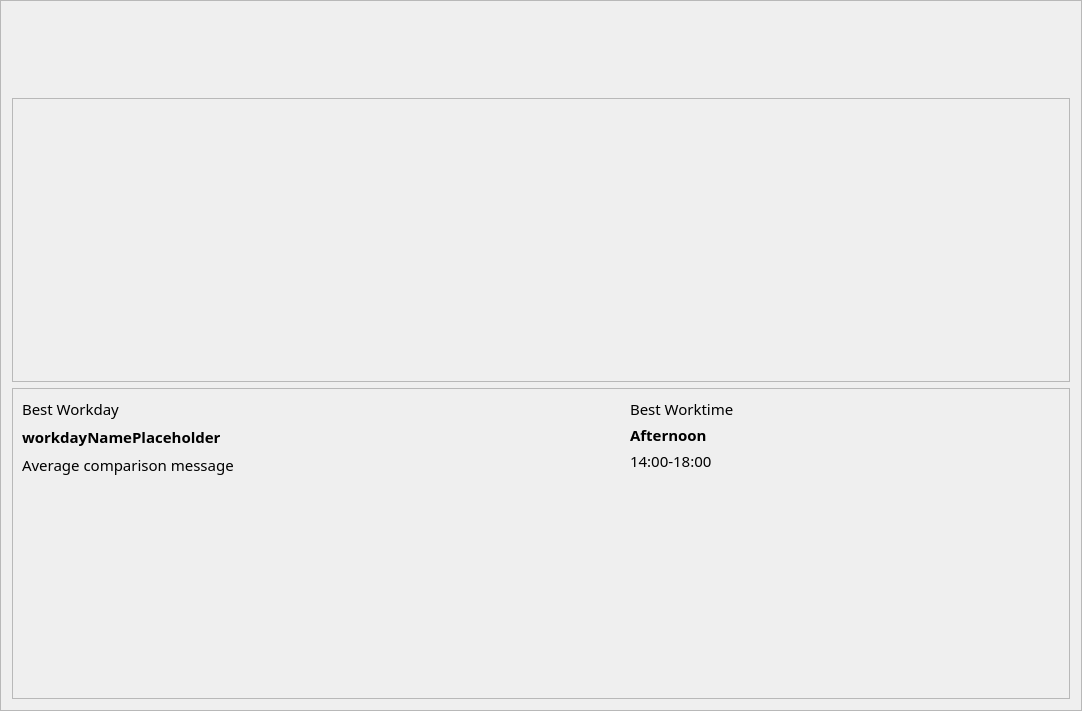
<?xml version="1.0" encoding="UTF-8"?>
<ui version="4.0">
 <class>StatisticsWidget</class>
 <widget class="QFrame" name="StatisticsWidget">
  <property name="geometry">
   <rect>
    <x>0</x>
    <y>0</y>
    <width>1082</width>
    <height>711</height>
   </rect>
  </property>
  <property name="windowTitle">
   <string>Statistics</string>
  </property>
  <property name="frameShape">
   <enum>QFrame::StyledPanel</enum>
  </property>
  <property name="frameShadow">
   <enum>QFrame::Raised</enum>
  </property>
  <layout class="QVBoxLayout" name="verticalLayout">
   <item>
    <widget class="PickPeriodWidget" name="widgetPickPeriod" native="true">
     <property name="sizePolicy">
      <sizepolicy hsizetype="Fixed" vsizetype="Fixed">
       <horstretch>0</horstretch>
       <verstretch>0</verstretch>
      </sizepolicy>
     </property>
     <property name="minimumSize">
      <size>
       <width>470</width>
       <height>80</height>
      </size>
     </property>
     <property name="sizeIncrement">
      <size>
       <width>0</width>
       <height>0</height>
      </size>
     </property>
    </widget>
   </item>
   <item>
    <widget class="DailyTimelineGraph" name="dailyTimelineGraph">
     <property name="sizePolicy">
      <sizepolicy hsizetype="MinimumExpanding" vsizetype="MinimumExpanding">
       <horstretch>0</horstretch>
       <verstretch>0</verstretch>
      </sizepolicy>
     </property>
     <property name="minimumSize">
      <size>
       <width>1021</width>
       <height>241</height>
      </size>
     </property>
     <property name="frameShape">
      <enum>QFrame::StyledPanel</enum>
     </property>
     <property name="frameShadow">
      <enum>QFrame::Raised</enum>
     </property>
    </widget>
   </item>
   <item>
    <widget class="QFrame" name="frame_2">
     <property name="minimumSize">
      <size>
       <width>1011</width>
       <height>311</height>
      </size>
     </property>
     <property name="maximumSize">
      <size>
       <width>16777215</width>
       <height>311</height>
      </size>
     </property>
     <property name="frameShape">
      <enum>QFrame::StyledPanel</enum>
     </property>
     <property name="frameShadow">
      <enum>QFrame::Raised</enum>
     </property>
     <widget class="QWidget" name="horizontalLayoutWidget">
      <property name="geometry">
       <rect>
        <x>10</x>
        <y>10</y>
        <width>1041</width>
        <height>293</height>
       </rect>
      </property>
      <layout class="QHBoxLayout" name="horizontalLayout" stretch="3,4,5">
       <item>
        <layout class="QVBoxLayout" name="verticalLayout_3">
         <property name="sizeConstraint">
          <enum>QLayout::SetDefaultConstraint</enum>
         </property>
         <item>
          <widget class="QLabel" name="label_2">
           <property name="font">
            <font>
             <family>.Helvetica Neue Desk UI</family>
             <pointsize>11</pointsize>
            </font>
           </property>
           <property name="text">
            <string>Best Workday</string>
           </property>
          </widget>
         </item>
         <item>
          <widget class="QLabel" name="labelBestWorkdayName">
           <property name="font">
            <font>
             <family>Lucida Sans Unicode</family>
             <pointsize>11</pointsize>
             <weight>75</weight>
             <bold>true</bold>
            </font>
           </property>
           <property name="text">
            <string>workdayNamePlaceholder</string>
           </property>
          </widget>
         </item>
         <item>
          <widget class="QLabel" name="labelBestWorkdayMsg">
           <property name="font">
            <font>
             <family>.Helvetica Neue Desk UI</family>
             <pointsize>11</pointsize>
            </font>
           </property>
           <property name="text">
            <string>Average comparison message</string>
           </property>
          </widget>
         </item>
         <item>
          <widget class="BarChart" name="workdayBarChart" native="true">
           <property name="sizePolicy">
            <sizepolicy hsizetype="Fixed" vsizetype="MinimumExpanding">
             <horstretch>0</horstretch>
             <verstretch>0</verstretch>
            </sizepolicy>
           </property>
           <property name="minimumSize">
            <size>
             <width>249</width>
             <height>192</height>
            </size>
           </property>
          </widget>
         </item>
        </layout>
       </item>
       <item>
        <widget class="DistributionDiagram" name="topTagDiagram" native="true"/>
       </item>
       <item>
        <layout class="QHBoxLayout" name="horizontalLayoutBestWorktime" stretch="0,0">
         <item>
          <layout class="QVBoxLayout" name="verticalLayoutBestWorktime">
           <item>
            <widget class="QLabel" name="label_4">
             <property name="sizePolicy">
              <sizepolicy hsizetype="Fixed" vsizetype="Preferred">
               <horstretch>0</horstretch>
               <verstretch>0</verstretch>
              </sizepolicy>
             </property>
             <property name="font">
              <font>
               <family>.Helvetica Neue Desk UI</family>
               <pointsize>11</pointsize>
               <weight>50</weight>
               <bold>false</bold>
              </font>
             </property>
             <property name="text">
              <string>Best Worktime</string>
             </property>
            </widget>
           </item>
           <item>
            <widget class="QLabel" name="labelBestWorktimeName">
             <property name="sizePolicy">
              <sizepolicy hsizetype="Fixed" vsizetype="Preferred">
               <horstretch>0</horstretch>
               <verstretch>0</verstretch>
              </sizepolicy>
             </property>
             <property name="maximumSize">
              <size>
               <width>16777215</width>
               <height>18</height>
              </size>
             </property>
             <property name="font">
              <font>
               <family>.Helvetica Neue Desk UI</family>
               <pointsize>11</pointsize>
               <weight>75</weight>
               <bold>true</bold>
              </font>
             </property>
             <property name="text">
              <string>Afternoon</string>
             </property>
            </widget>
           </item>
           <item>
            <widget class="QLabel" name="labelBestWorktimeHours">
             <property name="sizePolicy">
              <sizepolicy hsizetype="Fixed" vsizetype="Preferred">
               <horstretch>0</horstretch>
               <verstretch>0</verstretch>
              </sizepolicy>
             </property>
             <property name="font">
              <font>
               <family>.Helvetica Neue Desk UI</family>
               <pointsize>11</pointsize>
               <weight>50</weight>
               <bold>false</bold>
              </font>
             </property>
             <property name="text">
              <string>14:00-18:00</string>
             </property>
            </widget>
           </item>
           <item>
            <spacer name="verticalSpacer">
             <property name="orientation">
              <enum>Qt::Vertical</enum>
             </property>
             <property name="sizeHint" stdset="0">
              <size>
               <width>20</width>
               <height>40</height>
              </size>
             </property>
            </spacer>
           </item>
          </layout>
         </item>
         <item>
          <widget class="TimeDiagram" name="timeDiagram" native="true"/>
         </item>
        </layout>
       </item>
      </layout>
     </widget>
    </widget>
   </item>
  </layout>
 </widget>
 <customwidgets>
  <customwidget>
   <class>PickPeriodWidget</class>
   <extends>QWidget</extends>
   <header>src/widgets/pickperiodwidget.h</header>
   <container>1</container>
  </customwidget>
  <customwidget>
   <class>DistributionDiagram</class>
   <extends>QWidget</extends>
   <header>src/widgets/DistributionDiagram.h</header>
   <container>1</container>
  </customwidget>
  <customwidget>
   <class>BarChart</class>
   <extends>QWidget</extends>
   <header>src/widgets/barchart.h</header>
   <container>1</container>
  </customwidget>
  <customwidget>
   <class>TimeDiagram</class>
   <extends>QWidget</extends>
   <header>widgets/timediagram.h</header>
   <container>1</container>
  </customwidget>
  <customwidget>
   <class>DailyTimelineGraph</class>
   <extends>QFrame</extends>
   <header>widgets/DailyTimelineGraph.h</header>
   <container>1</container>
  </customwidget>
 </customwidgets>
 <resources/>
 <connections/>
</ui>
